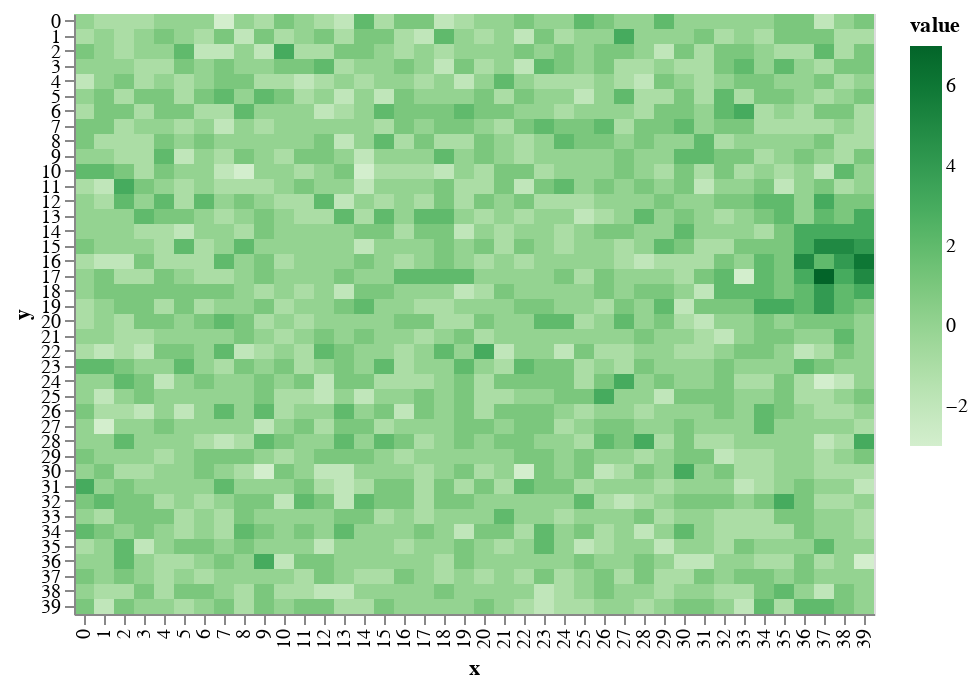

Source (notebook cell):
### Markdown cell above
This makes a much more _natural_ looking mountain.

### Code cell
world.add_mountain(mdf)
draw.drawTerrainHeight(world.grid_elevation)

### Figure 1 — Vega-Lite specification as saved in the notebook (floating-point values rounded to 4 significant figures; data arrays with more than 128 entries replaced by an {"elided": "..."} marker saying what was removed)
{"$schema": "https://vega.github.io/schema/vega-lite/v2.6.0.json", "config": {"view": {"height": 300, "width": 400}}, "data": {"name": "data-5dbde3e9a38364aefbd0cf021e0710f9"}, "datasets": {"data-5dbde3e9a38364aefbd0cf021e0710f9": {"elided": "1600 records"}}, "encoding": {"color": {"field": "value", "scale": {"scheme": "greens"}, "type": "quantitative"}, "x": {"field": "x", "type": "ordinal"}, "y": {"field": "y", "type": "ordinal"}}, "mark": "rect"}
